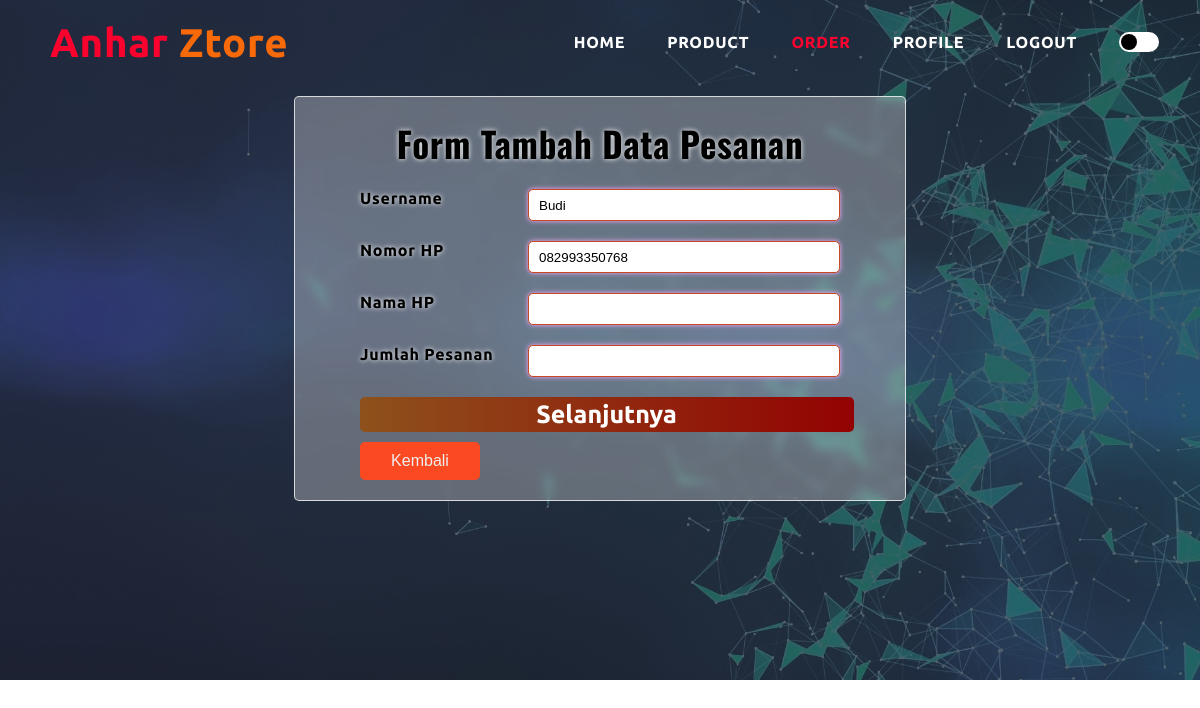
The page /pesanan/tambah_pesanan_user.php (signed in) on the database as committed earlier.
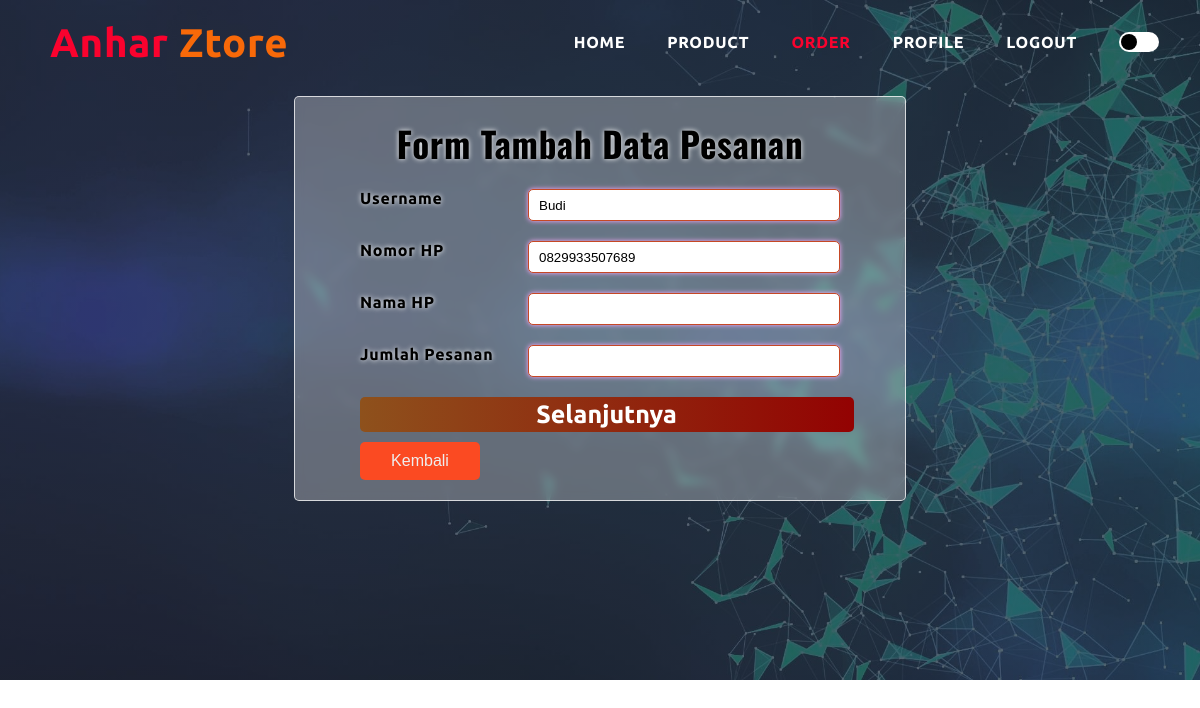
The same page on the database as committed later.
### tables this page shows
CREATE TABLE `user` (
  `id_user` int(10) NOT NULL,
  `role` enum('admin','user') NOT NULL,
  `username` varchar(100) NOT NULL,
  `password` varchar(100) NOT NULL,
  `email` varchar(100) NOT NULL,
  `no_hp` varchar(16) NOT NULL,
  `alamat` text NOT NULL
);

### pesanan/tambah_pesanan_user.php (the view, shortened to what this page needs)
<?php
    require '../koneksi.php';
    $username = $_SESSION["username"];
    $result = mysqli_query($conn, "SELECT * FROM user WHERE username = '$username'");
    $data = [];
    while ($row = mysqli_fetch_array($result)) {
        $data[] = $row;
    }
    foreach ($data as $user);
    $id_user = $user["id_user"];
?>
<!DOCTYPE html>
<html lang="en">
<head>
    <link rel="stylesheet" href="../style.css">
    <link rel="stylesheet" href="https://stackpath.bootstrapcdn.com/font-awesome/4.7.0/css/font-awesome.min.css">
</head>
<body>
    <div class="atas">
        <nav>
            <a href="index.html" id="logo"> Anhar <font color="#f86909"> Ztore </font> </a>
            <div class="navbar">
                <ul>
                    <li> <a href="../pengguna/user/user.php"> HOME </a></li>
                    <li> <a href="../produk/list_barang.php"> PRODUCT </a></li>
                    <li> <a href='pesanan_user.php' style="color: #fa022e;"> ORDER </a></li>
                    <li> <a href='../pengguna/user/profile.php?id=<?php echo $id_user; ?>'> PROFILE </a></li>
                    <li> <a href="../logout.php"> LOGOUT </a></li>
                    <li>
                        <label>
                            <span class="check"></span>
                        </label>
                    </li>
                </ul>
            </div>
        </nav>
        <div class="form">
            <form method="post" action="">
                <h2>Form Tambah Data Pesanan</h2>
                <div class="order-detail">
                    <?php
                        $data_produk = [];
                        foreach ($data_produk as $produk);
                    ?>
                    <div class="input">
                        <span class="detail"> Username </span>
                        <input name="nama" type="text" value="<?php echo ucwords($user['username']) ?>" readonly
                                style="
                                    box-shadow: 0px 0px 5px 0px rgb(255, 172, 254);
                                    border-color: rgb(198, 72, 37);">
                    </div>
                    <div class="input">
                        <span class="detail"> Nomor HP </span>
                        <input  name="no_hp" type="text" value="<?php echo $user['no_hp'] ?>" readonly
                                style="
                                    box-shadow: 0px 0px 5px 0px rgb(255, 172, 254);
                                    border-color: rgb(198, 72, 37);">
                    </div>
                    <div class="input">
                        <span class="detail"> Nama HP </span>
                        <input name="merk" type="text" value="<?php echo $produk['nama'] ?>" readonly
                                style="
                                    box-shadow: 0px 0px 5px 0px rgb(255, 172, 254);
                                    border-color: rgb(198, 72, 37);">
                    </div>
                    <div class="input">
                        <span class="detail"> Jumlah Pesanan </span>
                        <input name="jumlah" type="number" min="1" required
                                style="
                                    box-shadow: 0px 0px 5px 0px rgb(255, 172, 254);
                                    border-color: rgb(198, 72, 37);">
                    </div>
                    <div class="submitButton">
                        <input type="submit" value="Selanjutnya" name="lanjutkan">
                    </div>
                    <div class="kelola">
                        <button><a href="pesanan_user.php">Kembali</a> </button>
                    </div>
                </div>
            </form>
        </div>
    </div>
</body>
</html>

Rows that differ between the two databases and show on the page:
changed user "Budi": no_hp "082993350768" → "0829933507689"
